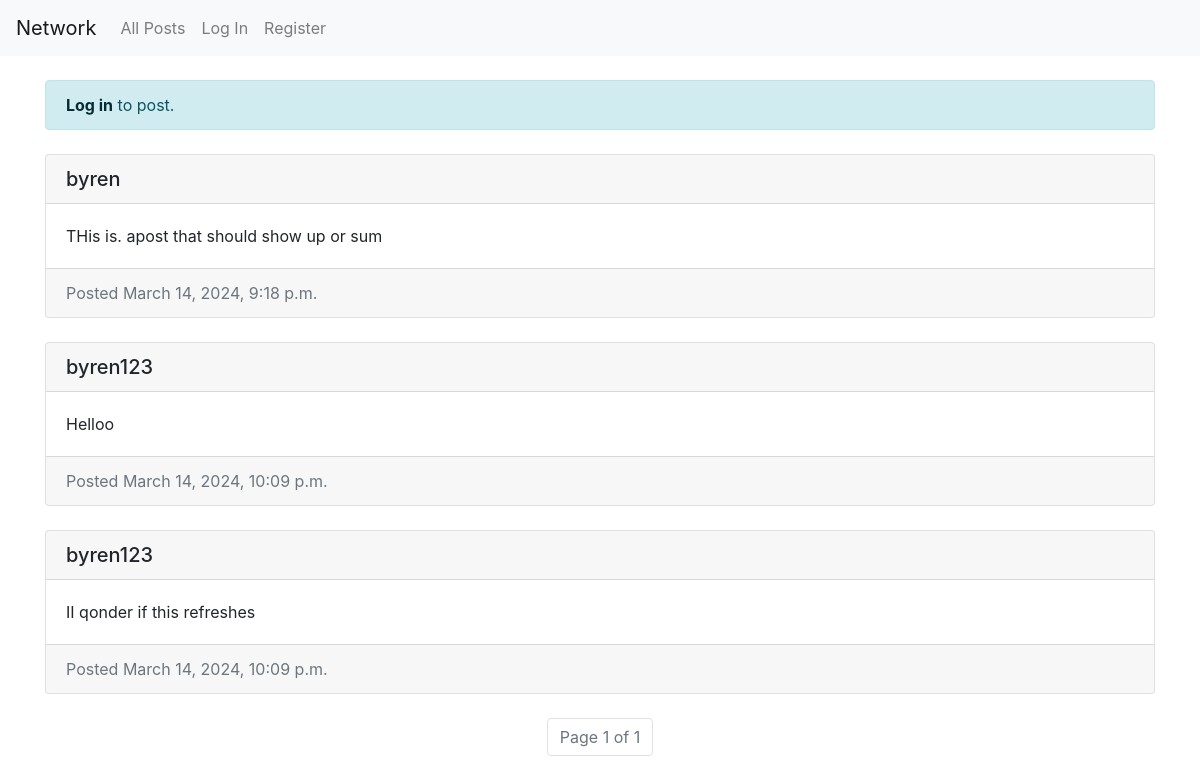
/, run on an earlier commit of the app's database.
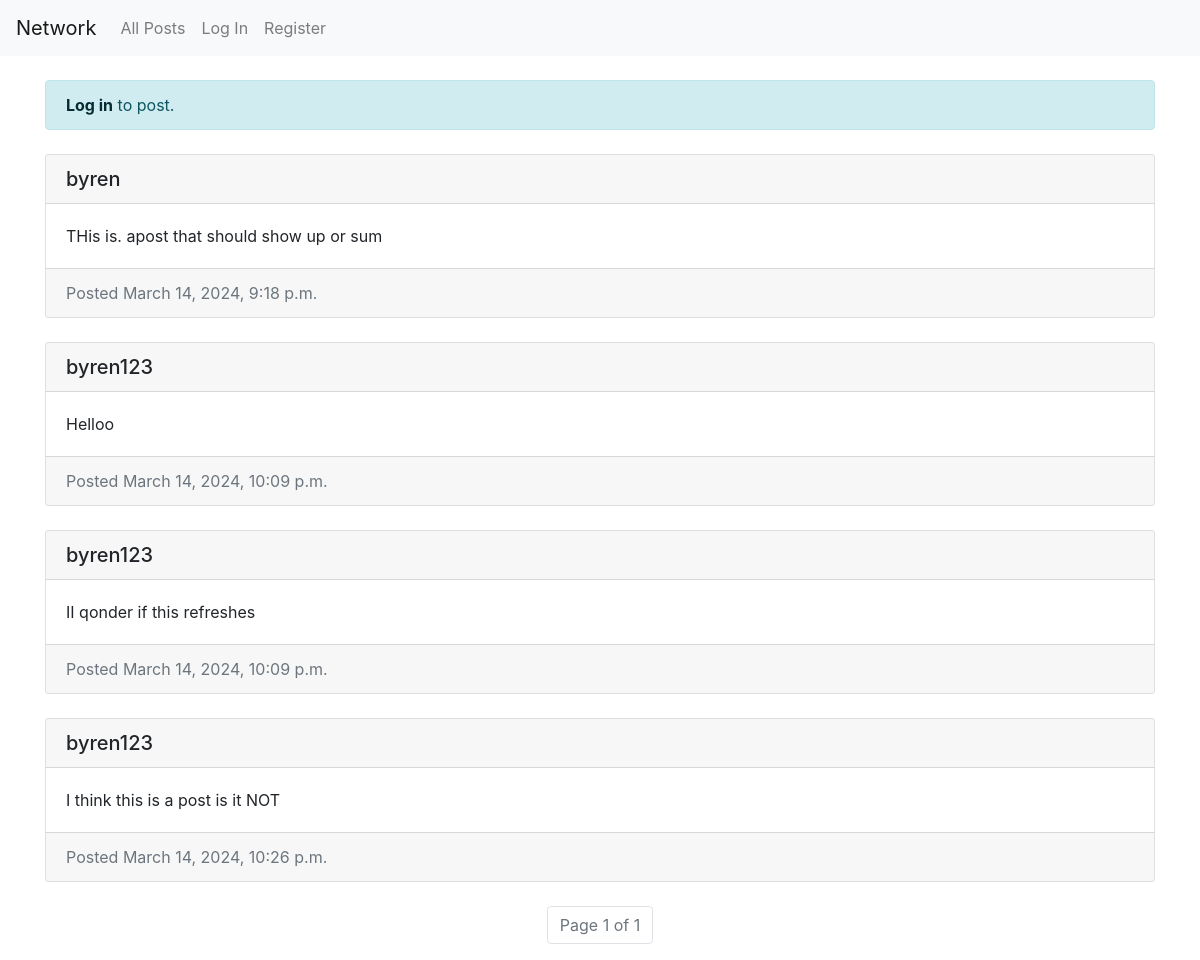
And on a later commit of the database.
### network/models.py (models this page shows, shortened)
class Post(models.Model):
    user = models.ForeignKey(User, on_delete=models.CASCADE, related_name="posts")
    content = models.TextField(blank=False)
    timestamp = models.DateTimeField(auto_now_add=True)
    likes = models.ManyToManyField(User, related_name="likes", blank=True)

class User(AbstractUser):
    followers = models.ManyToManyField("self", related_name="user_following", symmetrical=False)
    following = models.ManyToManyField("self", related_name="user_followers", symmetrical=False)

### network/views.py (the view)
# urls.py: path("", views.index, name="index"),
def index(request):
    postData = Post.objects.all()
    paginator = Paginator(postData, 5)
    page_number = request.GET.get('page')
    page_obj = paginator.get_page(page_number)
    return render(request, "network/index.html", {
        "posts": postData,
        "page_obj": page_obj
    })

### network/templates/network/index.html (shortened to what this page needs)
{% extends "network/layout.html" %}
{% block body %}
<div class="container mt-4">
    {% if user.is_authenticated %}
        <form action="{% url 'create_post' %}" method="post">
            {% csrf_token %}
            <div class="form-group">
                <textarea class="form-control form-control-lg" name="content" rows="3" placeholder="What's on your mind?"></textarea>
            </div>
            <button type="submit" class="btn btn-primary">Post</button>
        </form>
    {% else %}
        <div class="alert alert-info" role="alert">
            <a href="{% url 'login' %}" class="alert-link">Log in</a> to post.
        </div>
    {% endif %}
</div>
<div class="container mt-4">
    {% for post in page_obj %}
    <div class="card mb-4">
        <div class="card-header">
            <h5 class="mb-0">{{ post.user.username }}</h5>
        </div>
        <div class="card-body">
            <p class="card-text">{{ post.content }}</p>
        </div>
        <div class="card-footer text-muted">
            <span>Posted {{ post.timestamp }}</span>
        </div>
    </div>
    {% empty %}
    <p>No posts to display.</p>
    {% endfor %}
    <div class="d-flex justify-content-center">
        <ul class="pagination">
            <li class="page-item mx-1 disabled">
                <span class="page-link current">
                    Page {{ page_obj.number }} of {{ page_obj.paginator.num_pages }}
                </span>
            </li>
        </ul>
    </div>
</div>
{% endblock %}

### network/templates/network/layout.html (shortened to what this page needs)
{% load static %}
<!DOCTYPE html>
<html lang="en">
    <head>
        <link rel="stylesheet" href="https://stackpath.bootstrapcdn.com/bootstrap/4.4.1/css/bootstrap.min.css">
        <link href="{% static 'network/styles.css' %}" rel="stylesheet">
    </head>
    <body>
        <nav class="navbar navbar-expand-lg navbar-light bg-light">
            <a class="navbar-brand" href="#">Network</a>
            <div>
              <ul class="navbar-nav mr-auto">
                <li class="nav-item">
                  <a class="nav-link" href="{% url 'index' %}">All Posts</a>
                </li>
                {% if user.is_authenticated %}
                    <li class="nav-item">
                        <a class="nav-link" href="{% url 'following' %}">Following</a>
                    </li>
                    <li class="nav-item">
                        <a class="nav-link" href="{% url 'logout' %}">Log Out</a>
                    </li>
                {% else %}
                    <li class="nav-item">
                        <a class="nav-link" href="{% url 'login' %}">Log In</a>
                    </li>
                    <li class="nav-item">
                        <a class="nav-link" href="{% url 'register' %}">Register</a>
                    </li>
                {% endif %}
              </ul>
            </div>
          </nav>
        <div class="body">
            {% block body %}
            {% endblock %}
        </div>
    </body>
</html>

What changed in the data, as far as the page shows it:
added Post: user.username "byren123", content "I think this is a post is it NOT", timestamp "March 14, 2024, 10:26 p.m."
